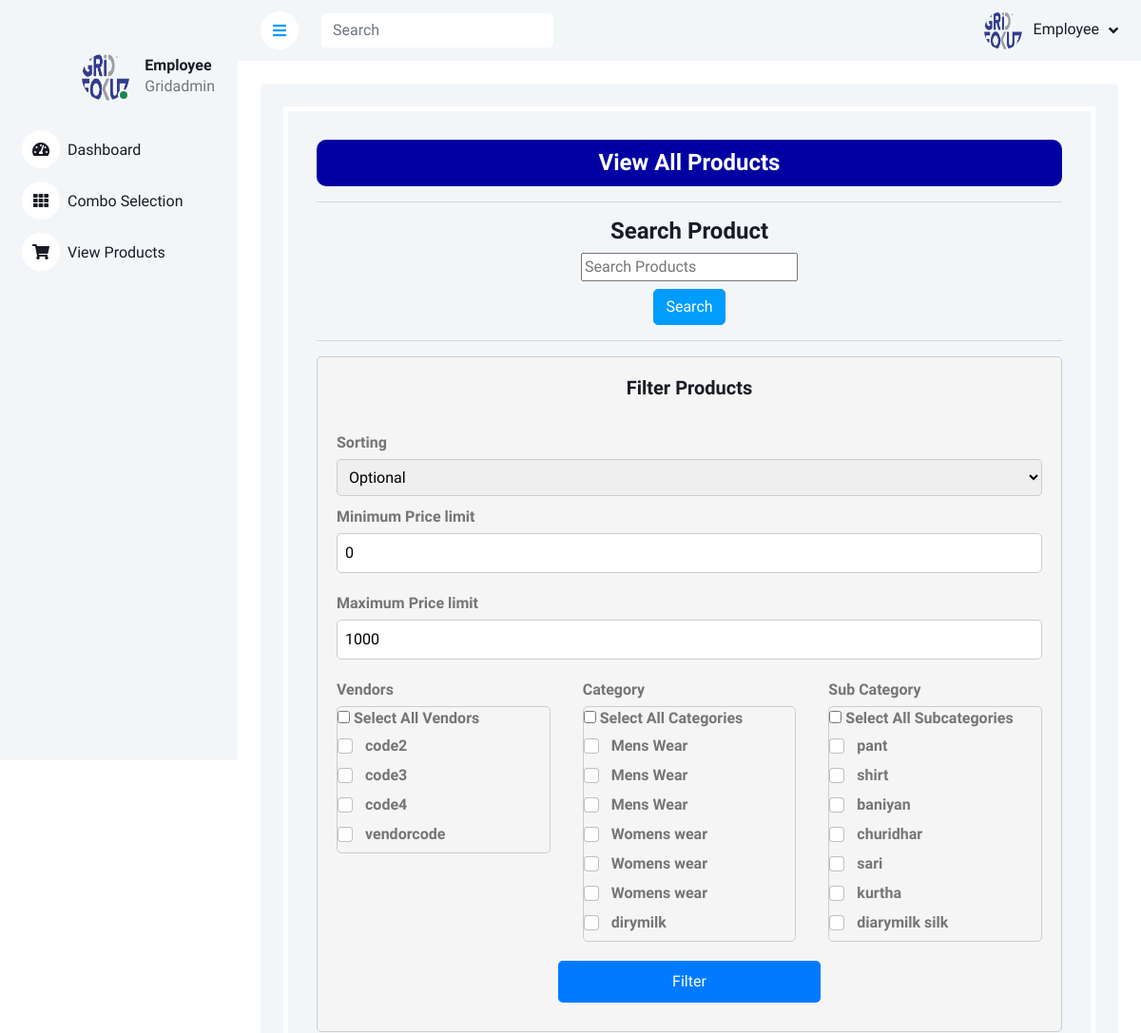
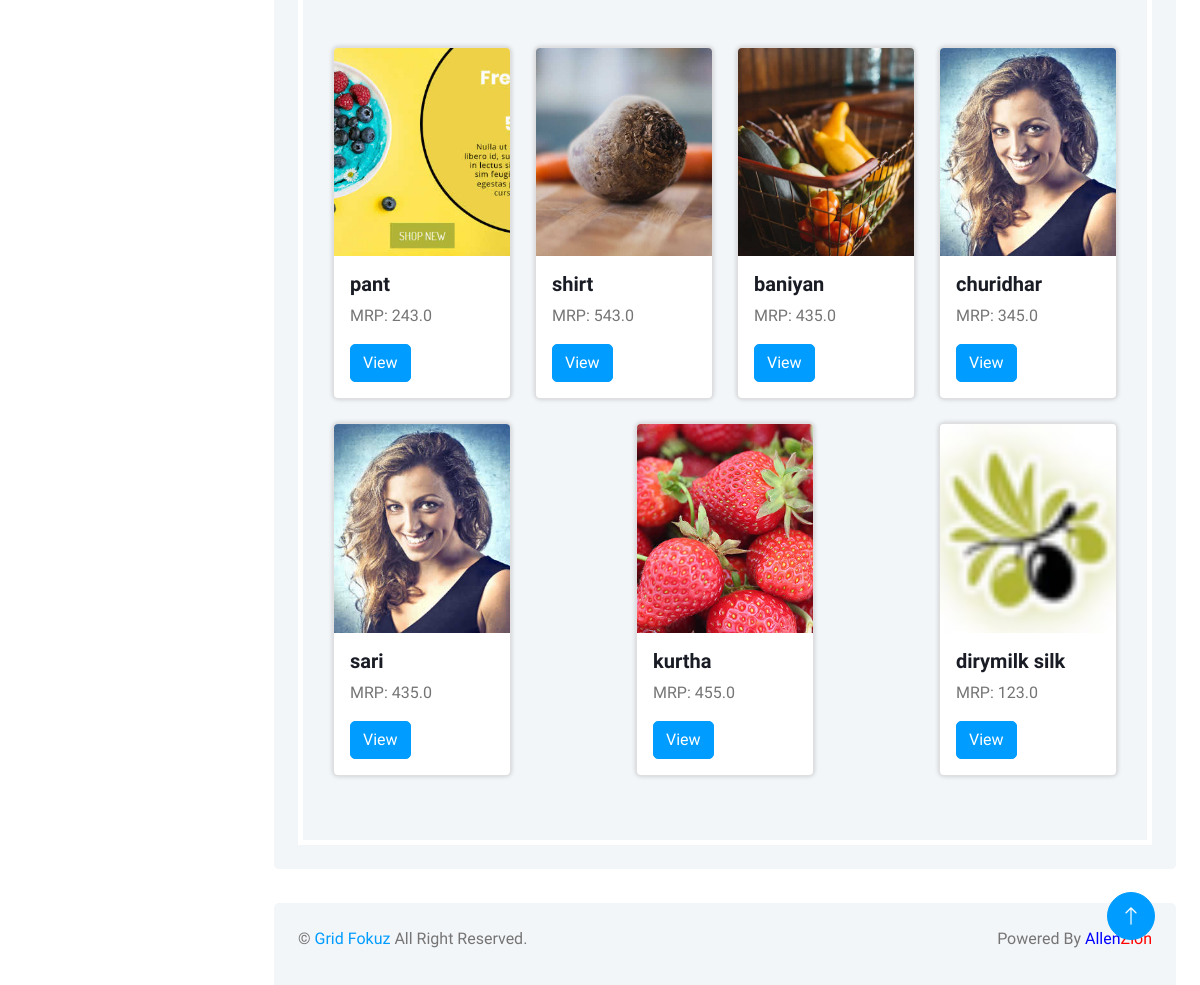
Page /EmployeeViewAllProducts (signed in) on the committed database (2 pictures, top to bottom).
### gridfokuzapp/models.py (models this page shows, shortened)
class AddVendors(models.Model):
    vendorname = models.CharField(max_length=30)
    ventorcode = models.CharField(max_length=30, null=True)

class AddProducts(models.Model):
    SKU = models.CharField(max_length=10, null=True)
    Vendor = models.ForeignKey(AddVendors ,on_delete=models.SET_NULL, null=True)
    Category = models.CharField(max_length=50, null=True)
    Sub_category = models.CharField(max_length=50, null=True)
    Product_Name = models.CharField(max_length=50, null=True)
    MRP = models.IntegerField(null=True)
    Vendor_Price = models.FloatField(null=True)
    Total_GF_price = models.FloatField(null=True)
    final_price = models.FloatField(null=True)
    product_image = models.ImageField(upload_to="product_images", null=True)
    discription = models.CharField(max_length=250, null=True)
    temp_discription = models.CharField(max_length=250, null=True)
    branding_category = models.CharField(max_length=50, null=True)
    profit_percentage = models.FloatField(default=0,null=True)
    branding_cost = models.FloatField(default=0, null=True)
    transportation_cost = models.FloatField(default=0, null=True)
    tax = models.FloatField(null=True)
    profit_type = models.CharField(max_length=30, null=True)
    usrinput = models.CharField(max_length=250, null=True)

### gridfokuzapp/views.py (the view)
# urls.py: path("EmployeeViewAllProducts", views.EmployeeViewAllProducts, name="EmployeeViewAllProducts"),
def EmployeeViewAllProducts(request):
    if not request.user.is_authenticated:
        return redirect('Usrlogin')
    name = request.user
    product = AddProducts.objects.all().order_by('Category')
    category = Category.objects.all().order_by("category_name")
    sub_category = SubCategory.objects.all().order_by("subcategory_name")
    vendors = AddVendors.objects.all().order_by('ventorcode')
    price = [p.Total_GF_price for p in product]
    limit = max(price)
    return render(request, "Employee/EmployeeViewAllProducts.html", {"name":name,
                                         "product":product,
                                         "category":category,
                                         "sub_category":sub_category,
                                         "vendors":vendors,
                                         "limit":limit})

### templates/Employee/EmployeeViewAllProducts.html (shortened to what this page needs)
<!DOCTYPE html>
{% load static %}
<html lang="en">
<head>
    <link href="https://cdnjs.cloudflare.com/ajax/libs/font-awesome/5.10.0/css/all.min.css" rel="stylesheet">
    <link href="https://cdn.jsdelivr.net/npm/bootstrap-icons@1.4.1/font/bootstrap-icons.css" rel="stylesheet">
    <link href="{% static 'lib/owlcarousel/assets/owl.carousel.min.css' %}" rel="stylesheet">
    <link href="{% static 'lib/tempusdominus/css/tempusdominus-bootstrap-4.min.css' %}" rel="stylesheet" />
    <link href="{% static 'css/bootstrap.min.css' %}" rel="stylesheet">
    <link href="{% static 'css/style.css' %}" rel="stylesheet">
</head>
<body>
    <div class="container-xxl position-relative bg-white d-flex p-0">
            <div class="sidebar pe-4 pb-3">
            <br>
            <br>
                <nav class="navbar bg-light navbar-light">
                    <div class="d-flex align-items-center ms-4 mb-4">
                        <div class="position-relative">
                            <img class="rounded-circle" src="{% static 'img/logo3.png' %}" alt="" style="width: 50px; height: 50px;">
                            <div class="bg-success rounded-circle border border-2 border-white position-absolute end-0 bottom-0 p-1"></div>
                        </div>
                        <div class="ms-3">
                            <h6 class="mb-0">Employee</h6>
                            <span>{{name}}</span>
                        </div>
                    </div>
                    <div class="navbar-nav w-100">
                        <a href="EmployeeHome" class="nav-item nav-link"><i class="fa fa-tachometer-alt me-2"></i>Dashboard</a>
                        <a href="/Employee_Combo" class="nav-item nav-link"><i class="fa fa-th me-2"></i>Combo Selection</a>
                        <a href="/EmployeeViewAllProducts" class="nav-item nav-link"><i class="fa fa-shopping-cart me-2"></i>View Products</a>
                    </div>
                </nav>
            </div>
            <div class="content">
                <nav class="navbar navbar-expand bg-light navbar-light sticky-top px-4 py-0">
                    <a href="" class="sidebar-toggler flex-shrink-0">
                        <i class="fa fa-bars"></i>
                    </a>
                    <form class="d-none d-md-flex ms-4" action="{% url 'EmployeeViewAll_product_list' %}" method="GET">
                        <input class="form-control border-0" name="search" type="search" placeholder="Search">
                    </form>
                    <div class="navbar-nav align-items-center ms-auto">
                        <div class="nav-item dropdown">
                            <a href="" class="nav-link dropdown-toggle" data-bs-toggle="dropdown">
                                <img class="rounded-circle me-lg-2" src="{% static 'img/logo3.png' %}" alt="" style="width: 40px; height: 40px;">
                                <span class="d-none d-lg-inline-flex">Employee</span>
                            </a>
                        </div>
                    </div>
                </nav>
            <div class="container-fluid pt-4 px-4">
                <div class="row vh-300 bg-light rounded align-items-center justify-content-center mx-0">
                    <div class="bg-light rounded h-100 p-4">
                        <div style="border:5px solid rgb(255, 255, 255); padding:30px;">
                            <div>
                                <h4 style="text-align: center; background-color: rgb(0, 0, 163); color:white; padding:10px; border-radius: 10px;">View All Products</h4>
                            </div>
                            <hr>
                            <h4 style="text-align:center;">Search Product</h4>
                            <div class="d-flex flex-column align-items-center searchform">
                                <form action="{% url 'EmployeeViewAll_product_list' %}" method="GET">
                                  <div class="d-flex flex-column align-items-center">
                                    <input type="text" name="search" placeholder="Search Products">
                                  </div>
                                  <div class="d-flex justify-content-center mt-2">
                                    <button type="submit" class="btn btn-primary">Search</button>
                                  </div>
                                </form>
                            </div>
                            <hr>
                            <div class="filter-form">
                                <h5>Filter Products</h5>
                                <form action="EmployeeViewAllProduct_sort_products" method="post">
                                    <br><label>Sorting</label>
                                    <select name="sorting">
                                        <option value="null">Optional</option>
                                    </select><br>
                                    <div class="row">
                                        <div class="column">
                                            <label>Minimum Price limit</label>
                                            <input type="number" name="min_limit" placeholder="Enter your minimum limit" value="0"  step="0.01" required>
                                        </div>
                                    </div>
                                    <div class="row">
                                        <div class="column">
                                            <label>Maximum Price limit</label>
                                            <input type="number" name="limit" placeholder="Enter your maximum limit" value="1000"  step="0.01" required>
                                        </div>
                                    </div>
                                    <div class="row">
                                        <div class="column">
                                            <label>Vendors</label><br>
                                            <div class="scrollable-list">
                                                <div class="select-all">
                                                    <input type="checkbox" id="select-all-vendor" onchange="selectAllItems('vendor')"> Select All Vendors
                                                </div>
                                                {% for vendor in vendors %}
                                                <div class="form-check">
                                                    <input class="form-check-input" type="checkbox" name="vendor" value="{{ vendor.vendorname }}">
                                                    <label class="form-check-label">{{ vendor.ventorcode }}</label>
                                                </div>
                                                {% endfor %}
                                            </div>
                                        </div>
                                        <div class="column">
                                            <label>Category</label><br>
                                            <div class="scrollable-list">
                                                <div class="select-all">
                                                    <input type="checkbox" id="select-all-category" onchange="selectAllItems('category')"> Select All Categories
                                                </div>
                                                {% for i in product %}
                                                <div class="form-check">
                                                    <input class="form-check-input" type="checkbox" name="category" value="{{ i.Category }}">
                                                    <label class="form-check-label">{{ i.Category }}</label>
                                                </div>
                                                {% endfor %}
                                            </div>
                                        </div>
                                        <div class="column">
                                            <label>Sub Category</label><br>
                                            <div class="scrollable-list">
                                                <div class="select-all">
                                                    <input type="checkbox" id="select-all-subcategory" onchange="selectAllSubcategories()"> Select All Subcategories
                                                </div>
                                                {% for i in product %}
                                                <div class="form-check">
                                                    <input class="form-check-input" type="checkbox" name="sub_category" value="{{ i.Sub_category }}">
                                                    <label class="form-check-label">{{ i.Sub_category }}</label>
                                                </div>
                                                {% endfor %}
                                            </div>
                                        </div>
                                    </div>
                                    <div class="container">
                                        <div class="row justify-content-center">
                                            <div class="col-12 col-md-5">
                                                <input type="submit" value="Filter" class="btn btn-primary btn-block">
                                            </div>
                                        </div>
                                    </div>
                                </form>
                            </div>
                            <br>
                            <br>
                            <div class="col-12">
                                <div class="row justify-content-between">
                                    {% for i in product %}
                                        <div class="col-sm-6 col-md-4 col-lg-3 mb-4">
                                            <div class="card product-card h-100">
                                                <img src="{{i.product_image.url}}" class="card-img-top product-image" alt="...">
                                                <div class="card-body">
                                                    <h5 class="card-title">{{i.Product_Name}}</h5>
                                                    <p>MRP: {{i.Total_GF_price}}</p>
                                                    <a href="{% url 'Employee_product_detail' i.id %}" class="btn btn-primary">View</a>
                                                </div>
                                            </div>
                                        </div>
                                    {% endfor %}
                                </div>
                            </div>
                        </div>
                    </div>
                </div>
            </div>
            <div class="container-fluid pt-4 px-4">
                <div class="bg-light rounded-top p-4">
                    <div class="row">
                        <div class="col-12 col-sm-6 text-center text-sm-start">
                            &copy; <a href="">Grid Fokuz</a> All Right Reserved.
                        </div>
                        <div class="col-12 col-sm-6 text-center text-sm-end">
                            Powered By <a href=""><span style="color:blue;">Allen</span><span style="color:red;">Zion</span></a>
                        </div>
                    </div>
                </div>
            </div>
        </div>
        <a href="" class="btn btn-lg btn-primary btn-lg-square back-to-top"><i class="bi bi-arrow-up"></i></a>
    </div>
</body>
</html>

### rows in the picture
AddVendors: ventorcode "code2"
AddVendors: ventorcode "code3"
AddVendors: ventorcode "code4"
AddVendors: ventorcode "vendorcode"
AddProducts: Category "Mens Wear", Sub_category "pant", product_image (picture), Product_Name "pant", Total_GF_price "243.0"
AddProducts: Category "Mens Wear", Sub_category "shirt", product_image (picture), Product_Name "shirt", Total_GF_price "543.0"
AddProducts: Category "Mens Wear", Sub_category "baniyan", product_image (picture), Product_Name "baniyan", Total_GF_price "435.0"
AddProducts: Category "Womens wear", Sub_category "churidhar", product_image (picture), Product_Name "churidhar", Total_GF_price "345.0"
AddProducts: Category "Womens wear", Sub_category "sari", product_image (picture), Product_Name "sari", Total_GF_price "435.0"
AddProducts: Category "Womens wear", Sub_category "kurtha", product_image (picture), Product_Name "kurtha", Total_GF_price "455.0"
AddProducts: Category "dirymilk", Sub_category "diarymilk silk", product_image (picture), Product_Name "dirymilk silk", Total_GF_price "123.0"

### other values in the picture
{{ name }} "Gridadmin"
